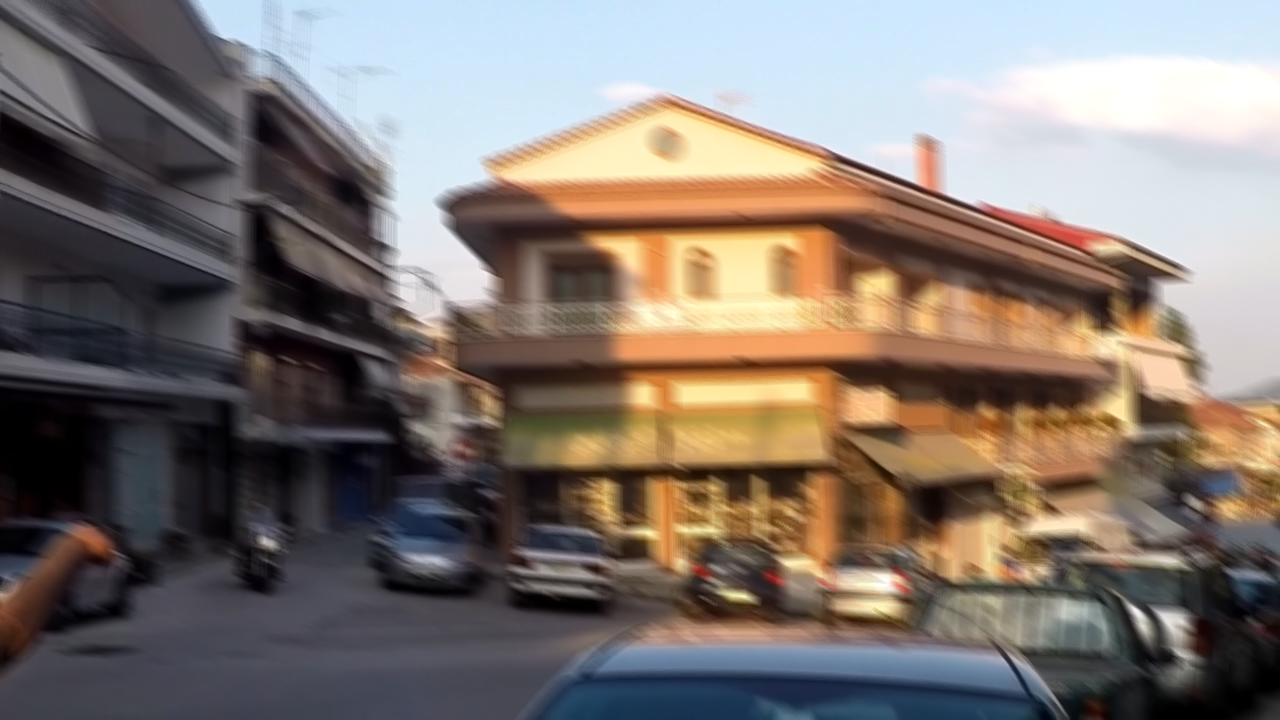
#> input picture 000047.png, 1280 x 720 px
$ python 3_dwt.py
#> lines starting #> are read from the running program, lines starting #| are printed output that depends on the picture
import cv2 as cv
import numpy as np
from pywt import dwt2, idwt2
import matplotlib.pyplot as plt

# 读取灰度图
img = cv.imread('./000047.png', cv.IMREAD_GRAYSCALE)
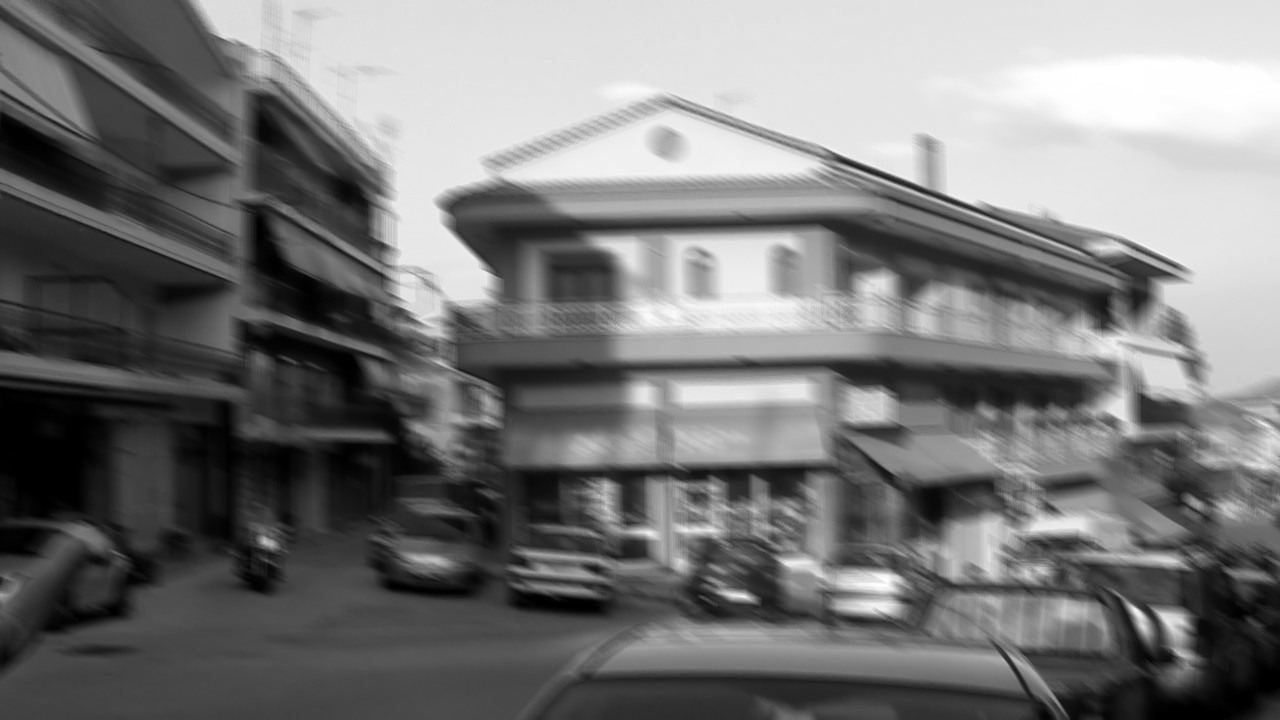
#> img: shape (720, 1280); min 0, max 255, mean 119.6

# 对img进行haar小波变换：
cA1, (cH1, cV1, cD1) = dwt2(img, 'haar')
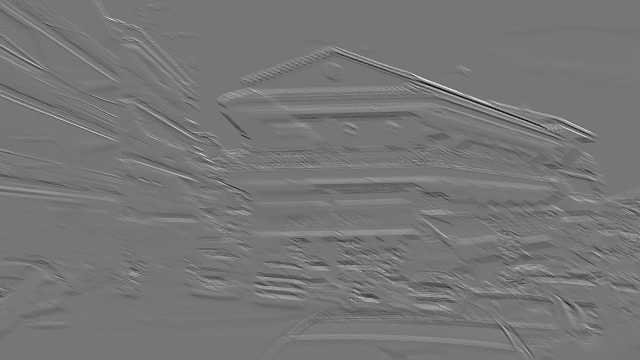
#> cH1: shape (360, 640) float64; min -63, max 73, mean 0.2; drawn with min black and max white
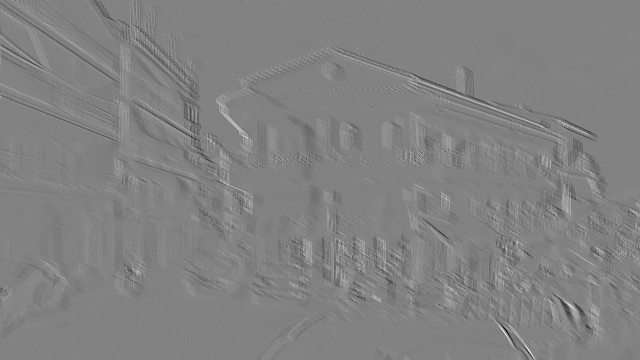
#> cV1: shape (360, 640) float64; min -49.5, max 47.5, mean -0.1; drawn with min black and max white
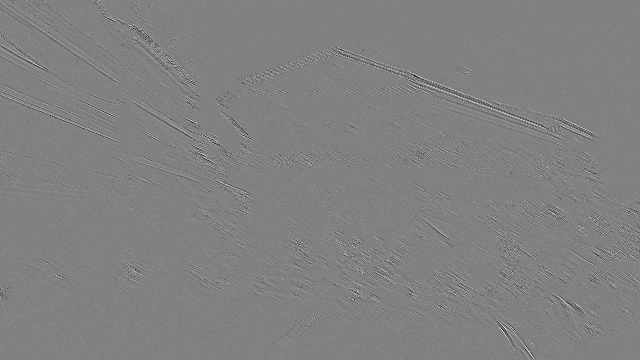
#> cD1: shape (360, 640) float64; min -17, max 16.5, mean -0.0127; drawn with min black and max white
# [14 lines of commented-out code are left out]

AH1 = np.concatenate([cA1, cH1], axis=1)
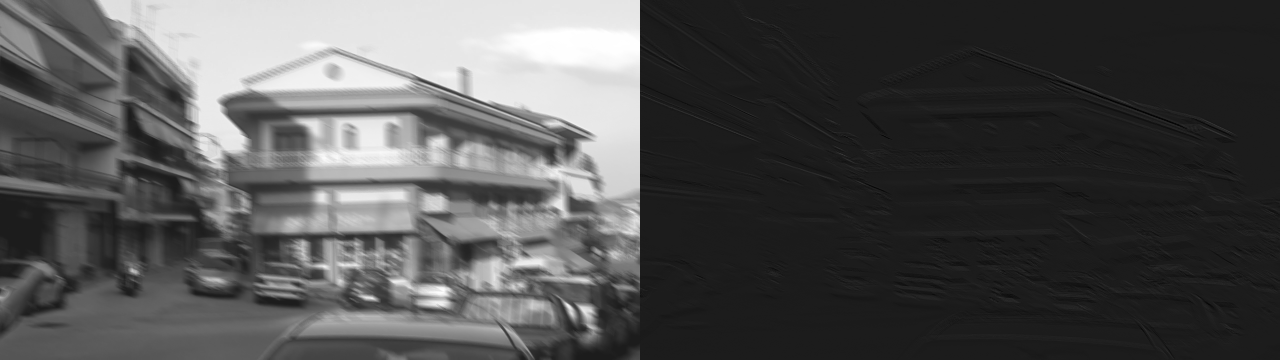
#> AH1: shape (360, 1280) float64; min -63, max 510, mean 119.7; drawn with min black and max white
VD1 = np.concatenate([cV1, cD1], axis=1)
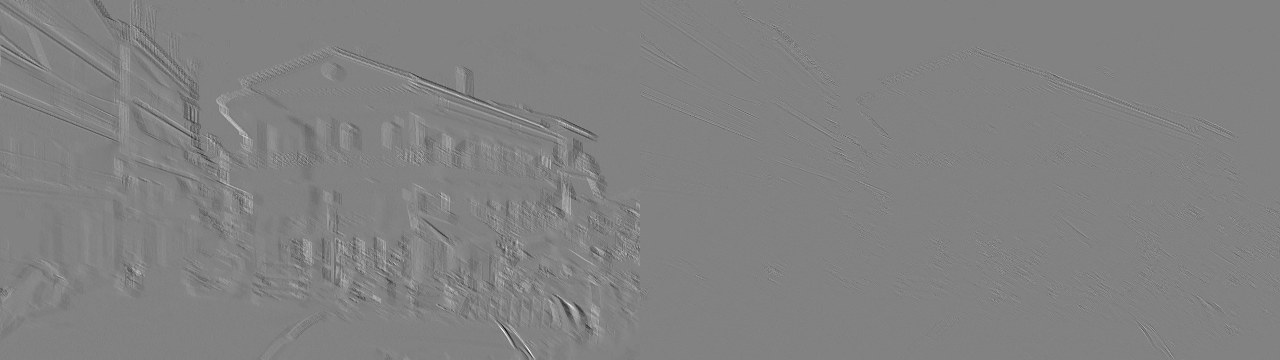
#> VD1: shape (360, 1280) float64; min -49.5, max 47.5, mean 0; drawn with min black and max white
dwt_img = np.concatenate([AH1, VD1], axis=0)
cv.line(dwt_img, (dwt_img.shape[1] // 2 - 2, 0), (dwt_img.shape[1] // 2 - 2, dwt_img.shape[0]), (255, 255, 255), 4, 4)
cv.line(dwt_img, (0, dwt_img.shape[0] // 2 - 2), (dwt_img.shape[1], dwt_img.shape[0] // 2 - 2), (255, 255, 255), 4, 4)
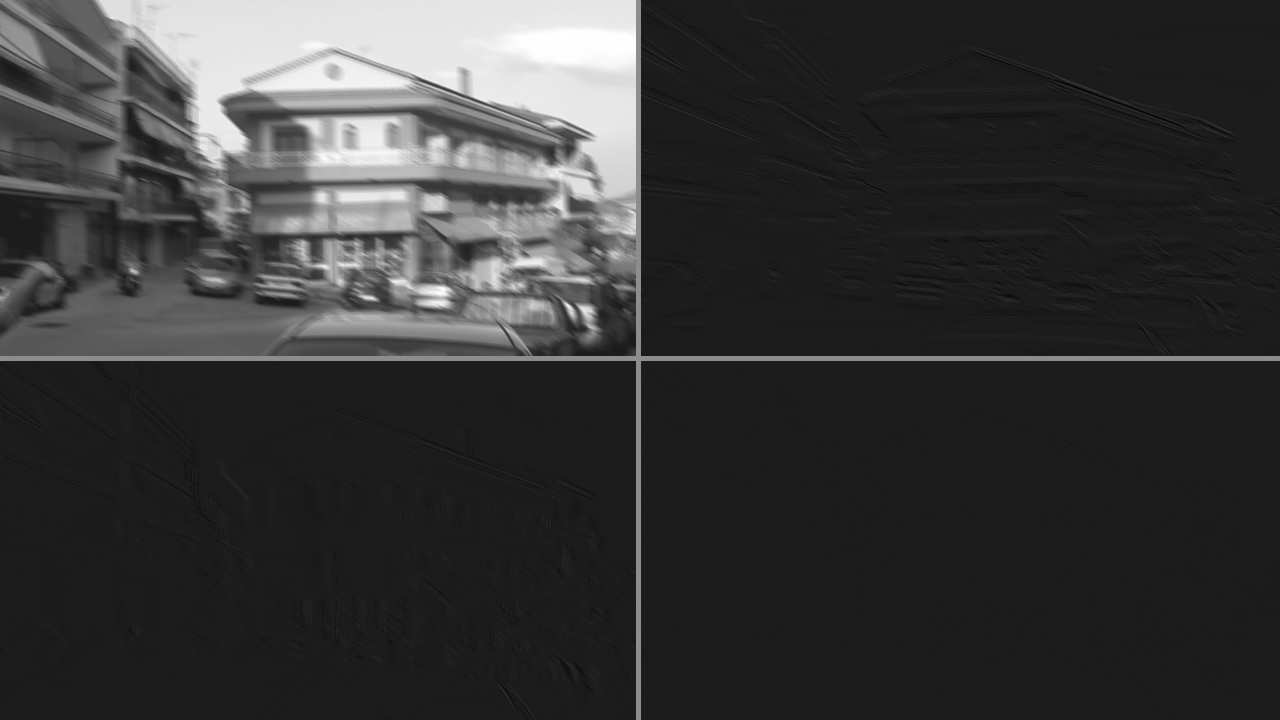
#> dwt_img: shape (720, 1280) float64; min -63, max 510, mean 61.8; drawn with min black and max white

plt.imshow(cD1, cmap='gray')
plt.axis('off')

plt.show()

$ run again, with 1.png copied over 000047.png
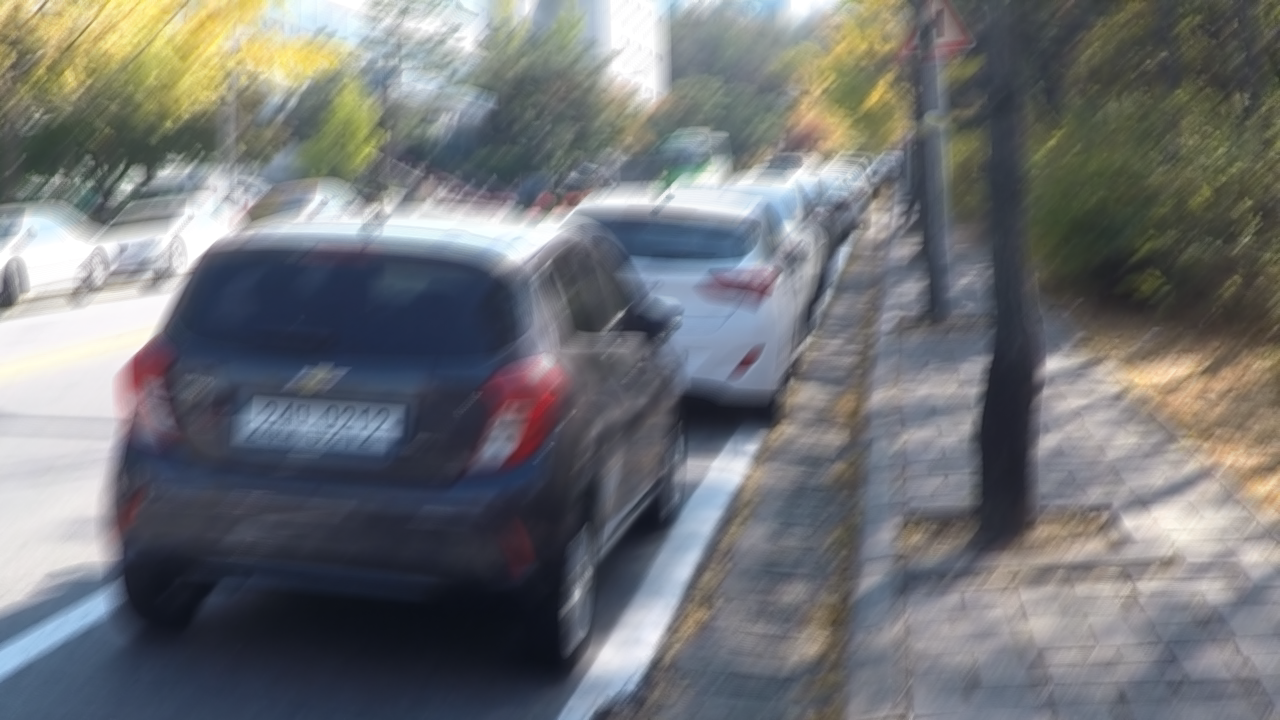
#> input picture 1.png, 1280 x 720 px
#> `VD1 = np.concatenate([cV1, cD1], axis=1)`:
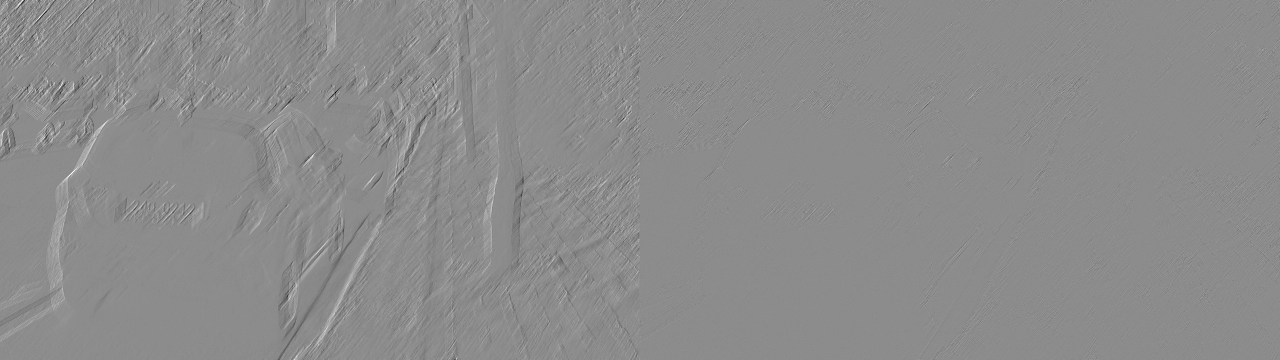
#> VD1: shape (360, 1280) float64; min -52.5, max 43, mean 0; drawn with min black and max white
#> `cv.line(dwt_img, (0, dwt_img.shape[0] // 2 - 2), (dwt_img.shape[1], dw..`:
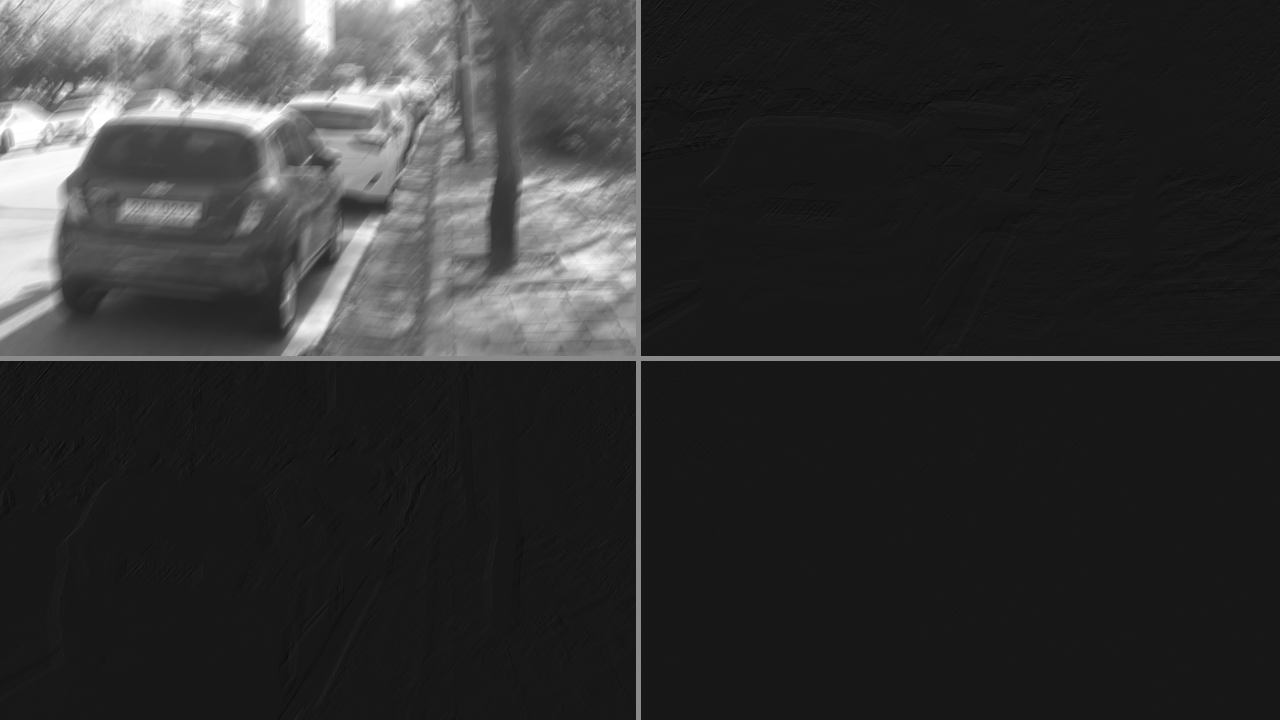
#> dwt_img: shape (720, 1280) float64; min -52.5, max 510, mean 58.9; drawn with min black and max white

$ run again, with 1413394989805760512.png copied over 000047.png
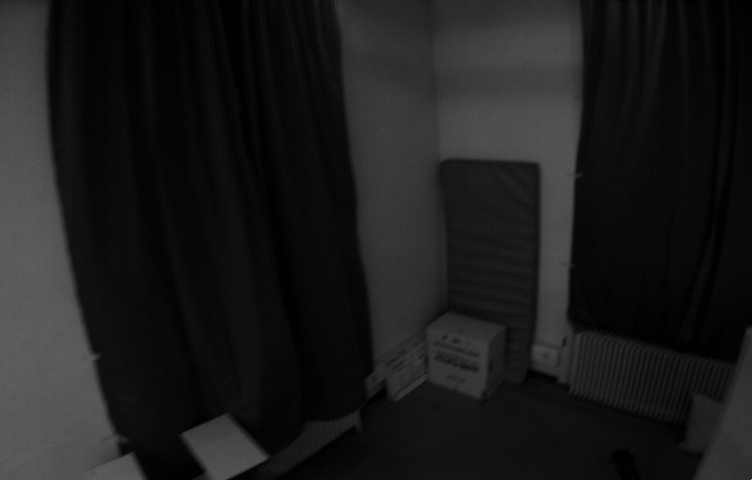
#> input picture 1413394989805760512.png, 752 x 480 px
#> img is the input picture: shape (480, 752); min 1, max 190, mean 27.4
#> `VD1 = np.concatenate([cV1, cD1], axis=1)`:
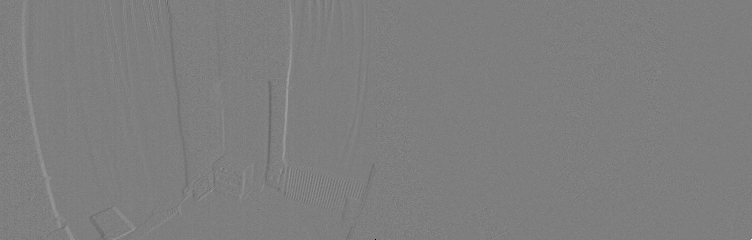
#> VD1: shape (240, 752) float64; min -72, max 73, mean 0.1; drawn with min black and max white
#> `cv.line(dwt_img, (0, dwt_img.shape[0] // 2 - 2), (dwt_img.shape[1], dw..`:
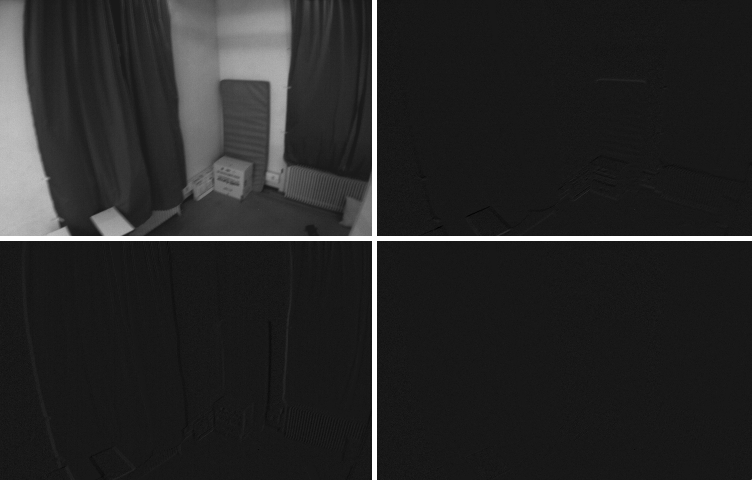
#> dwt_img: shape (480, 752) float64; min -26.5, max 255, mean 17.7; drawn with min black and max white

$ run again, with 1413394997605760512.png copied over 000047.png
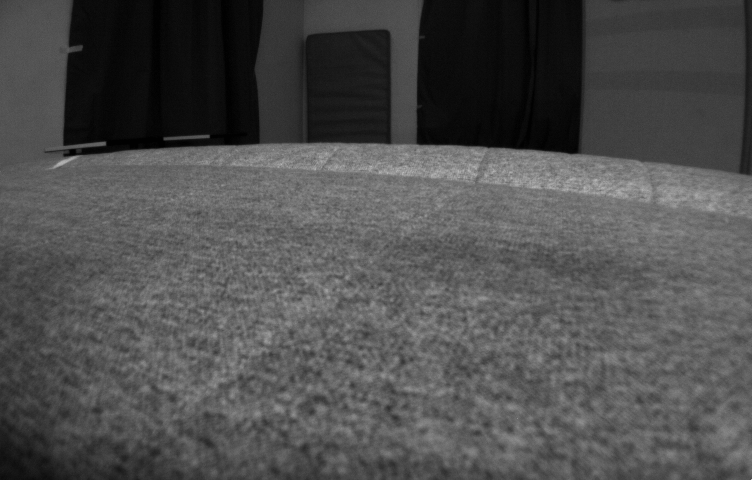
#> input picture 1413394997605760512.png, 752 x 480 px
#> img is the input picture: shape (480, 752); min 1, max 190, mean 78.5
#> `cv.line(dwt_img, (0, dwt_img.shape[0] // 2 - 2), (dwt_img.shape[1], dw..`:
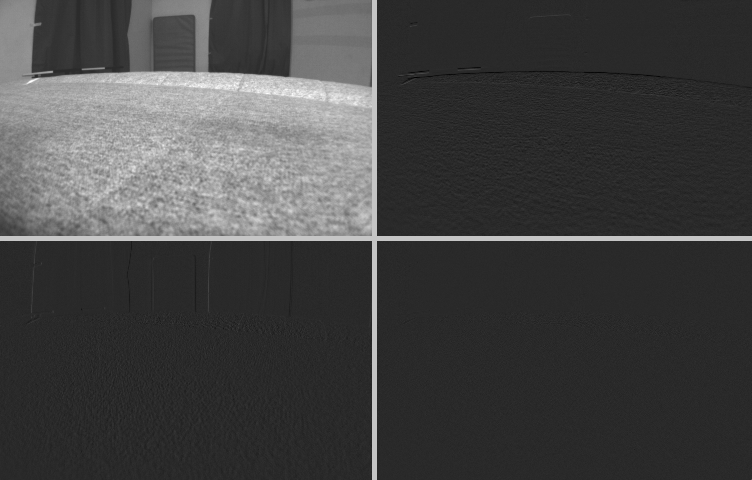
#> dwt_img: shape (480, 752) float64; min -68.5, max 349.5, mean 42.6; drawn with min black and max white
